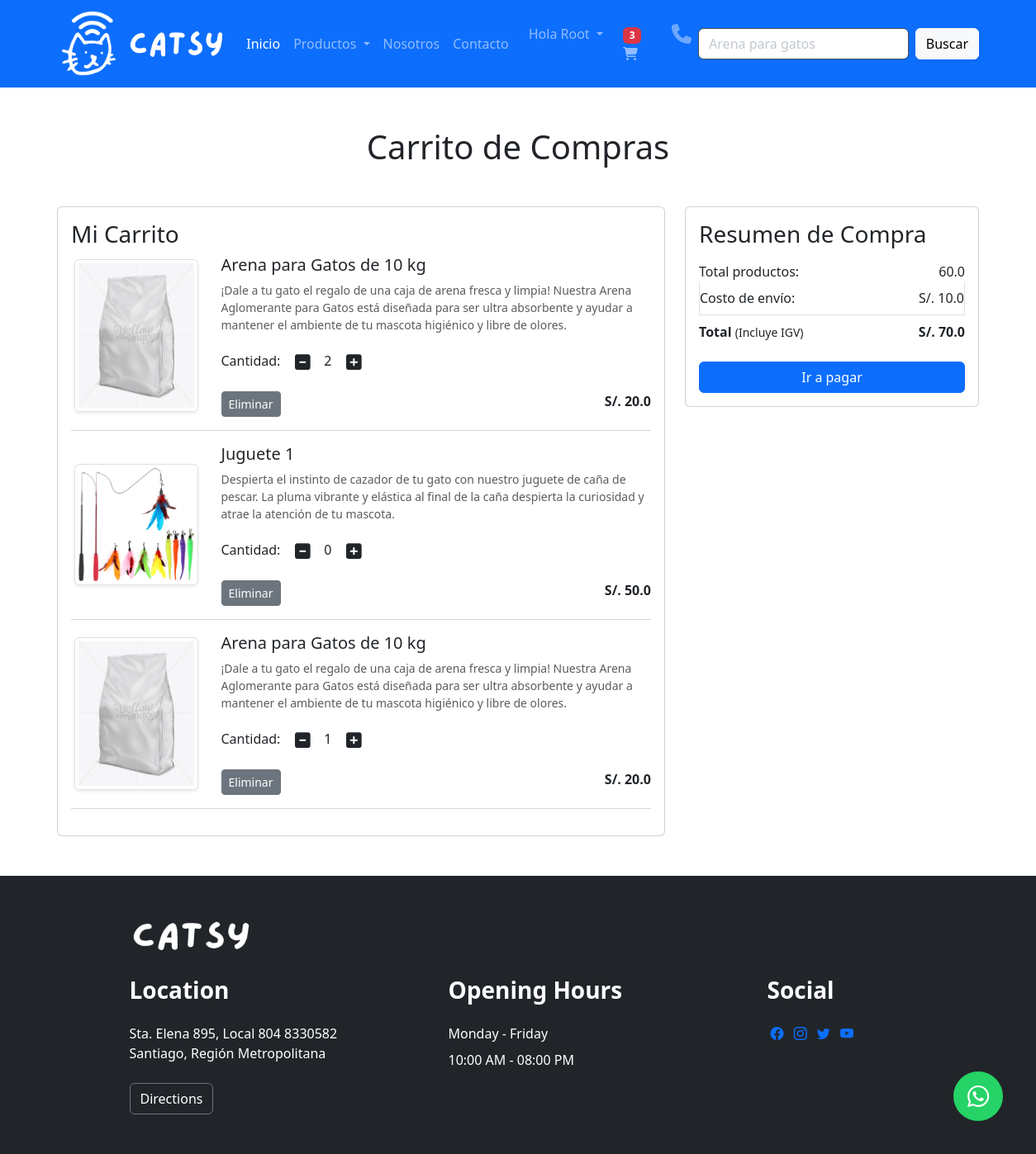
/cart/ (signed in), run on an earlier commit of the app's database.
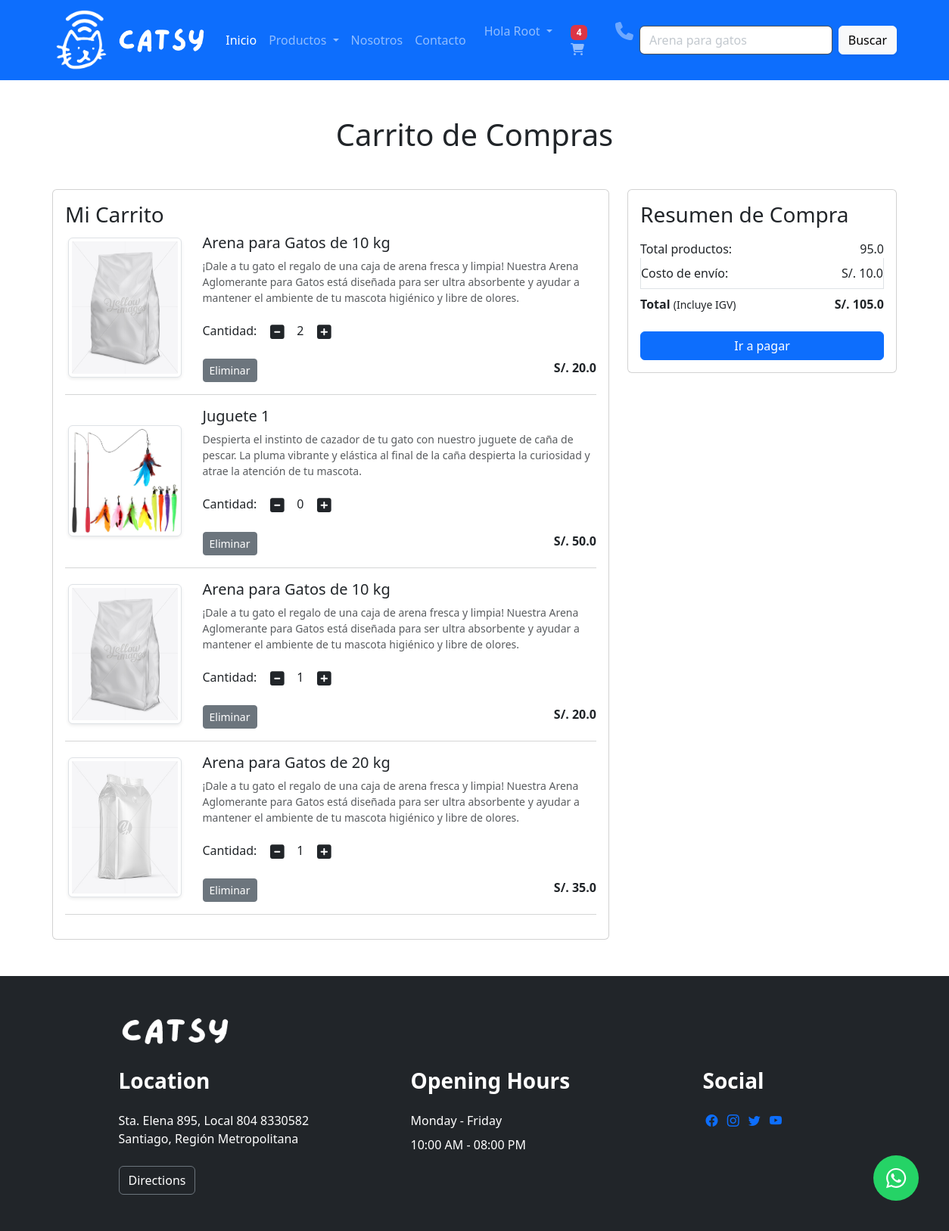
And on a later commit of the database.
### app/models.py (models this page shows, shortened)
class Cart(models.Model):
    user = models.ForeignKey(User, on_delete=models.CASCADE)
    product = models.ForeignKey(Product, on_delete=models.CASCADE)
    quantity = models.PositiveIntegerField(default=1)

class Product(models.Model):
    title = models.CharField(max_length=100)
    selling_price = models.FloatField()
    discounted_price = models.FloatField()
    description = models.TextField()
    composition = models.TextField()
    prodapp = models.TextField(default='')
    category = models.CharField(choices=CATEGORY_CHOICES, max_length=2)
    product_image = models.ImageField(upload_to='product')

### app/views.py (the view)
# urls.py: path('cart/', views.show_cart, name='showcart'),
def show_cart(request):
    totalitem = 0
    if request.user.is_authenticated:
        totalitem = len(Cart.objects.filter(user=request.user))
    user = request.user
    cart = Cart.objects.filter(user=user)
    amount = 0
    for p in cart:
        value = p.quantity * p.product.discounted_price
        amount += value
    totalamount = amount + 10
    return render(request, 'app/addtocart.html', locals())

### app/templates/app/addtocart.html (shortened to what this page needs)
{% extends 'app/base.html' %}
{% load static %}
{% block content %}
<div class="container my-5">
    <div class="row">
        {% if cart %}
        <h1 class="text-center mb-5">Carrito de Compras</h1>
        <div class="col-sm-8">
            <div class="card">
                <div class="card-body">
                    <h3>Mi Carrito</h3>
                    {% for item in cart %}
                    <div class="row">
                    <div class="col-sm-3 text-center align-self-center"><img src="{{item.product.product_image.url}}" alt="product_img" class="img-fluid img-thumbnail shadow-sm" height="150px" width="150px"></div>
                    <div class="col-sm-9">
                        <div>
                            <h5>{{item.product.title}}</h5>
                            <p class="mb-2 text-muted small"> {{item.product.description}}</p>
                            <div class="my-3">
                            <label for="quantity">Cantidad:</label>
                            <a class="minus-cart btn" pid={{item.product.id}}><i class="fas fa-minus-square fa-lg"></i></a>
                            <span id="quantity">{{item.quantity}}</span>
                            <a class="plus-cart btn" pid={{item.product.id}}><i class="fas fa-plus-square fa-lg"></i></a>
                        </div>
                        <div class="d-flex justify-content-between">
                            <a href="#" class="remove-cart btn btn-sm btn-secondary mr-3" pid={{item.product.id}}>Eliminar</a>
                            <p class="mb-0"><span><strong>S/. {{item.product.discounted_price}}</strong></span></p>
                        </div>
                    </div>
                </div>
            </div>
        <hr class="text-muted">
        {% endfor %}
        </div>
    </div>
</div>
<div class="col-sm-4">
    <div class="card">
        <div class="card-body">
        <h3>Resumen de Compra</h3>
        <ul class="list-group">
            <li class="list-group-item d-flex justify-content-between align-items-center border-0 px-0 pb-0">Total productos:  <span id="amount">{{amount}}</span></li>
            <li class="list-group-item d-flex justify-content-between align-items-center px-0">Costo de envío: <span>S/. 10.0 </span></li>
            <li class="list-group-item d-flex justify-content-between align-items-center border-0 px-0 mb-3">
                <div>
                    <strong>Total</strong> <small>(Incluye IGV)</small>
                </div>
                <strong>S/. <span id="totalamount">{{totalamount}}</strong></span>
            </li>
        </ul>
        <div class="d-grid"><a href="{% url 'checkout' %}" class="btn btn-primary">Ir a pagar</a></div>
    </div>
</div>
</div>
{% else %}
        <h1 class="text-center mb-5">Tu carrito de compras esta vacío.</h1>
{% endif %}
</div>
</div>
<a href="https://wa.me/56976206891?text=Me%20gustaría%20saber%20el%20precio%20del%20producto" class="whatsapp" target="_blank">
    <i class="fab fa-whatsapp whatsapp-icon"></i></a>
{% endblock content %}

### app/templates/app/base.html (shortened to what the changed rows need)
<!DOCTYPE html>
{% load static %}
<html lang="en">
    <head>
        <link href="https://cdn.jsdelivr.net/npm/bootstrap@5.3.0-alpha3/dist/css/bootstrap.min.css" rel="stylesheet">
        <link rel="stylesheet" href="https://cdnjs.cloudflare.com/ajax/libs/font-awesome/5.15.3/css/all.min.css">
        <link rel="stylesheet" href="{% static 'app/css/owl.carousel.min.css' %}">
        <link rel="stylesheet" href="{% static 'app/css/all.min.css' %}">
        <link rel="stylesheet" href="{% static 'app/css/style.css' %}">
        <link rel="stylesheet" href="https://cdn.jsdelivr.net/npm/bootstrap-icons@1.3.0/font/bootstrap-icons.css">
    </head>
<body>
    <nav class="navbar navbar-expand-lg bg-primary sticky-top" data-bs-theme="dark">
        <div class="container d-flex justify-content-between">
            <div class="collapse navbar-collapse" id="navbarSupportedContent">
                    {% if request.user.is_authenticated %}
                <ul class="d-xxl-flex navbar-nav mb-0 mx-2">
                    <li class="nav-item mx-2">
                        <a class="nav-link" href="{% url 'showcart' %}"> {% if totalitem > 0 %}<span class="badge bg-danger"> {{ totalitem }} </span>{%endif%}  <i class="fas fa-shopping-cart"></i></a>
                    </li>
                    {% endif %}
                </ul>
            </div>
        </div>
    </nav>
    {% block content %}{% endblock content %}
    <footer class="site-footer section-padding ">
        <div class="container-fluid bg-dark ">
            <div class="row p-5 ">
                <div class="col-12 offset-1">
                    <h2 class="text-white mb-4 me-6 " ><img src="{% static 'app/images/catsy_name_white.png' %}" width="150" height="50"  alt="catsy_logo"> </h2>
                </div>
            </div>
        </div>
    </footer>
</body>
</html>

What changed in the data, as far as the page shows it:
added Cart: product.product_image (picture), product "Arena para Gatos de 20 kg", product.description "¡Dale a tu gato el regalo de una caja de arena fresca y limpia! Nuestra Arena Aglomerante para Gatos está diseñada para ser ultra absorbente y ayudar a mantener el ambiente de tu mascota higiénico y libre de olores.", quantity "1", product.discounted_price "35.0"
Also different on the page:
{{ totalitem }}: "3" → "4"
{{ amount }}: "60.0" → "95.0"
{{ totalamount }}: "70.0" → "105.0"
